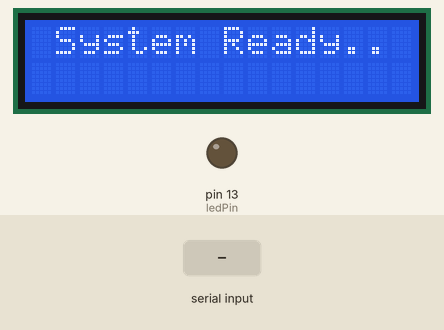
The sketch below on a simulated Arduino Uno, built with avr-gcc and run on an emulated ATmega328P. Parts: 16×2 character LCD, output pins drawn as LEDs (lit = HIGH). The test bench sets the inputs (shaded band).

Above: at 1.2 s.
1.3 s: "1" received over Serial
At 2.5 s:
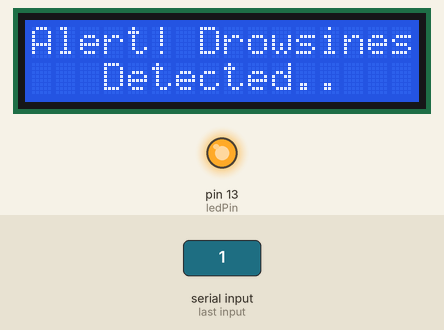
2.8 s: "0" received over Serial
At 3.2 s:
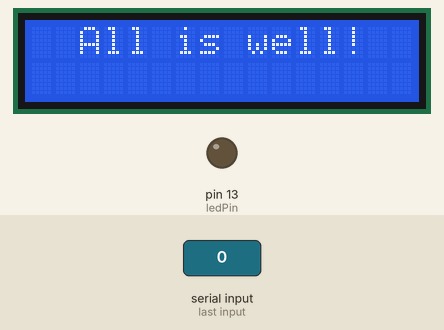
Timing chart, 0 to 5.8 s (numbered marks = the images above; inputs shaded):
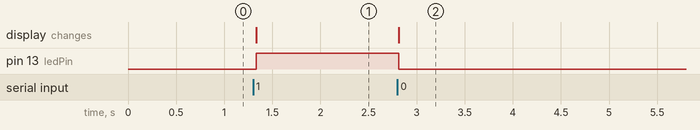

Measured:
- after the input at 1.3 s, pin 13 (ledPin): LOW → HIGH at once; the display: changes at once (image 1)
- after the input at 2.8 s, pin 13 (ledPin): HIGH → LOW at once; the display: changes at once (image 2)

The sketch:

Nandy_Project.ino
```cpp
#include <Wire.h>
#include <LiquidCrystal_I2C.h>

LiquidCrystal_I2C lcd(0x27, 16, 2); // Set the LCD address to 0x27 for a 16 chars and 2 line display
const int ledPin = 13; // LED connected to digital pin 13

void setup() {
  Serial.begin(9600);
  lcd.init();
  lcd.backlight();
  lcd.setCursor(1, 0);
  lcd.print("System Ready..");

  pinMode(ledPin, OUTPUT);
}

void loop() {
  if (Serial.available() > 0) {
    char incomingByte = Serial.read();
    if (incomingByte == '1') {
      lcd.clear();
      lcd.setCursor(0, 0);
      lcd.print("Alert! Drowsiness");
      lcd.setCursor(3, 1);
      lcd.print("Detected..");
      digitalWrite(ledPin, HIGH);
      delay(50);
    } else if (incomingByte == '0') {
      lcd.clear();
      lcd.setCursor(2, 0);
      lcd.print("All is well!");
      digitalWrite(ledPin, LOW);
      delay(50);
    }
  }
}
```
